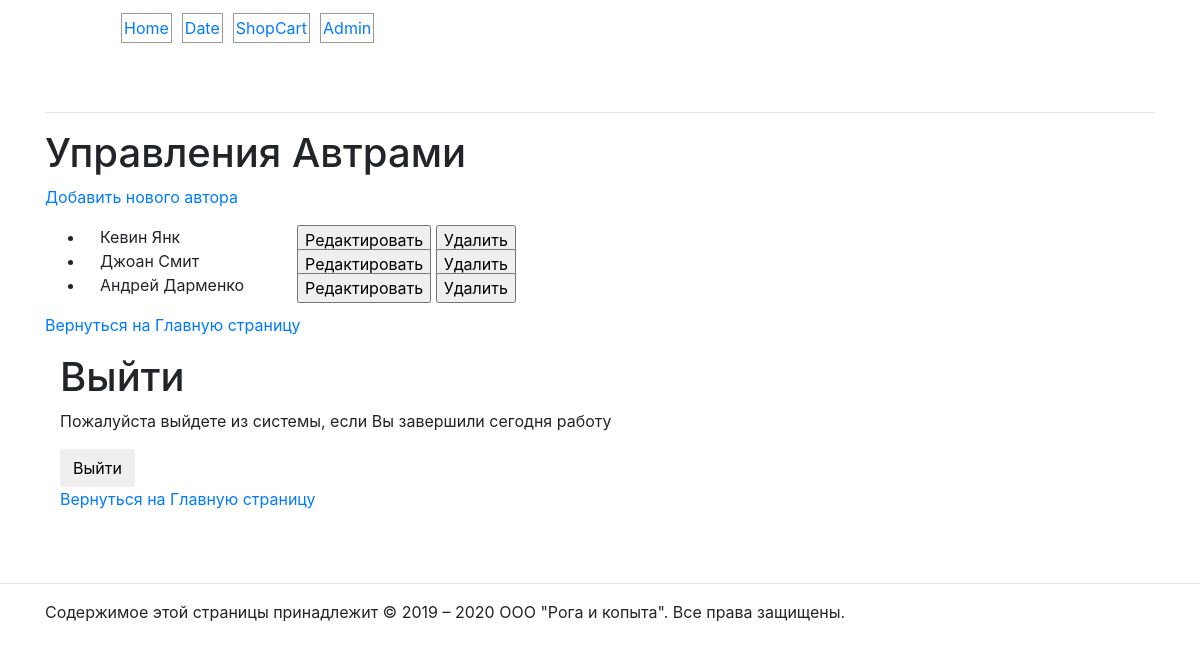
/admin/authors/index.php (signed in), run on the app's committed database.
### tables this page shows
CREATE TABLE `author` (
  `author_id` int(11) NOT NULL,
  `author_name` varchar(255) DEFAULT NULL,
  `author_email` varchar(255) DEFAULT NULL,
  `password` char(32) DEFAULT NULL
);

### admin/authors/index.php (called while the page is built, shortened)
<?php
include $_SERVER['DOCUMENT_ROOT'] . '/includes/db.inc.php';
try{
    $result = $pdo->query('SELECT author_id, author_name FROM author');
}catch(PDOException $e){
    $error = "Ошибка соединеня с БД. Извлечение списка авторов шуток. (" . $e->getMessage() . ").";
    include $_SERVER['DOCUMENT_ROOT'] . '/addjoke/error.html.php';
    exit();
}
foreach($result as $row){
    $authors[] = array('id' => $row['author_id'], 'name' => $row['author_name']);
}
include_once 'authors.html.php';

### includes/helpers.inc.php (the view, shortened to what this page needs)
<?php
function html($text){
    return htmlspecialchars($text, ENT_QUOTES, 'UTF-8');
}
function htmlout($text){
    echo html($text);
}

### admin/authors/authors.html.php (shortened to what this page needs)
<?php include_once $_SERVER['DOCUMENT_ROOT'] . '/includes/helpers.inc.php';?>
<!DOCTYPE html>
<html lang="ru">
<head>
    <?php
        include $_SERVER['DOCUMENT_ROOT'] . '/assets/head.html.php';
    ?>
</head>
<body>
<main class="container">
    <div class="row">
        <div class="col-md-12">
            <div class="main">
                <?php include $_SERVER['DOCUMENT_ROOT'] . '/assets/nav.html.php';?>
                <h1>Управления Автрами</h1>
                <p><a href="?add">Добавить нового автора</a></p>
                <ul>
                    <?php foreach($authors as $author): ?>
                        <li>
                            <form action="" method="post" class="col-md-5">
                                <div>
                                    <span>
                                        <input type="submit" name="action" value="Редактировать">
                                        <input type="submit" name="action" value="Удалить">
                                    </span>
                                </div>
                            </form>
                        </li>
                    <?php endforeach; ?>
                </ul>
                <p><a href="<?php $_SERVER['DOCUMENT_ROOT'] ?>/addjoke/index.php">Вернуться на Главную страницу</a></p>
                <p><?php include '../logout.inc.html.php'; ?></p>
<br><hr>
<footer>
    <?php include $_SERVER['DOCUMENT_ROOT'] . '/assets/footer.html.php'; ?>
</footer>
</body>
</html>

### admin/authors/authors.html.php (style rules this page uses)
form>div { position: relative; }
form>div>span { position: absolute; right: 0; float: right; }

### data on the page
author: author_name "Кевин Янк"
author: author_name "Джоан Смит"
author: author_name "Андрей Дарменко"
